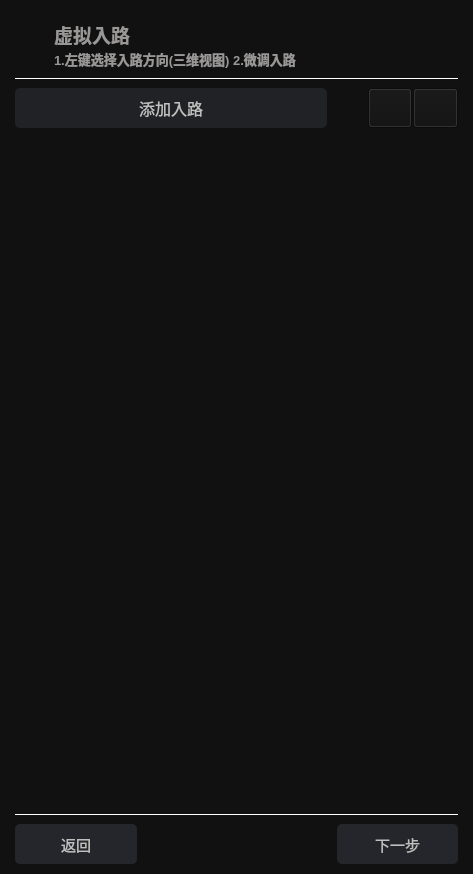
<?xml version="1.0" encoding="UTF-8"?>
<ui version="4.0">
 <class>RoutePlan1Widget</class>
 <widget class="QWidget" name="RoutePlan1Widget">
  <property name="geometry">
   <rect>
    <x>0</x>
    <y>0</y>
    <width>473</width>
    <height>874</height>
   </rect>
  </property>
  <property name="windowTitle">
   <string>Form</string>
  </property>
  <property name="styleSheet">
   <string notr="true">background-color: rgb(17, 17, 18);</string>
  </property>
  <layout class="QVBoxLayout" name="verticalLayout_2" stretch="3,0,2,50,0,2">
   <property name="leftMargin">
    <number>15</number>
   </property>
   <property name="topMargin">
    <number>20</number>
   </property>
   <property name="rightMargin">
    <number>15</number>
   </property>
   <property name="bottomMargin">
    <number>10</number>
   </property>
   <item>
    <widget class="QWidget" name="widget" native="true">
     <layout class="QHBoxLayout" name="horizontalLayout_4" stretch="5,40,12">
      <property name="spacing">
       <number>0</number>
      </property>
      <property name="leftMargin">
       <number>0</number>
      </property>
      <property name="topMargin">
       <number>0</number>
      </property>
      <property name="rightMargin">
       <number>0</number>
      </property>
      <property name="bottomMargin">
       <number>0</number>
      </property>
      <item>
       <widget class="QWidget" name="littleSpineImageWidget" native="true">
        <property name="styleSheet">
         <string notr="true">border-image: url(:/resource/image/littlespine.png);
background-position: center; 
background-repeat: no-repeat;</string>
        </property>
       </widget>
      </item>
      <item>
       <widget class="QWidget" name="QLabelWidget" native="true">
        <layout class="QVBoxLayout" name="verticalLayout">
         <property name="spacing">
          <number>0</number>
         </property>
         <property name="leftMargin">
          <number>0</number>
         </property>
         <property name="topMargin">
          <number>0</number>
         </property>
         <property name="rightMargin">
          <number>0</number>
         </property>
         <property name="bottomMargin">
          <number>0</number>
         </property>
         <item>
          <widget class="QLabel" name="label">
           <property name="font">
            <font>
             <family>Microsoft YaHei UI</family>
             <pointsize>14</pointsize>
             <italic>false</italic>
             <bold>true</bold>
            </font>
           </property>
           <property name="styleSheet">
            <string notr="true">color: rgb(154, 152, 151);
qproperty-alignment: 'AlignLeft | AlignVCenter';</string>
           </property>
           <property name="text">
            <string>虚拟入路</string>
           </property>
          </widget>
         </item>
         <item>
          <widget class="QLabel" name="label_2">
           <property name="font">
            <font>
             <pointsize>10</pointsize>
             <bold>true</bold>
            </font>
           </property>
           <property name="styleSheet">
            <string notr="true">color: rgb(154, 152, 151);
qproperty-alignment: 'AlignLeft | AlignVCenter';</string>
           </property>
           <property name="text">
            <string>1.左键选择入路方向(三维视图) 2.微调入路</string>
           </property>
           <property name="alignment">
            <set>Qt::AlignLeading|Qt::AlignLeft|Qt::AlignVCenter</set>
           </property>
          </widget>
         </item>
        </layout>
       </widget>
      </item>
      <item>
       <widget class="QPushButton" name="switchButton">
        <property name="sizePolicy">
         <sizepolicy hsizetype="Preferred" vsizetype="Preferred">
          <horstretch>0</horstretch>
          <verstretch>0</verstretch>
         </sizepolicy>
        </property>
        <property name="styleSheet">
         <string notr="true">background-position: center;
background-repeat: no-repeat;
border: none;
background-color: transparent;</string>
        </property>
        <property name="text">
         <string/>
        </property>
       </widget>
      </item>
     </layout>
    </widget>
   </item>
   <item>
    <widget class="QFrame" name="frame">
     <property name="sizePolicy">
      <sizepolicy hsizetype="Minimum" vsizetype="Fixed">
       <horstretch>0</horstretch>
       <verstretch>0</verstretch>
      </sizepolicy>
     </property>
     <property name="styleSheet">
      <string notr="true">QFrame{background:23, 23, 26;min-height:5px;color:white}</string>
     </property>
     <property name="frameShape">
      <enum>QFrame::HLine</enum>
     </property>
     <property name="frameShadow">
      <enum>QFrame::Plain</enum>
     </property>
     <property name="lineWidth">
      <number>1</number>
     </property>
    </widget>
   </item>
   <item>
    <widget class="QWidget" name="opWidget" native="true">
     <layout class="QHBoxLayout" name="horizontalLayout_2" stretch="7,0,1,1">
      <property name="spacing">
       <number>1</number>
      </property>
      <property name="leftMargin">
       <number>0</number>
      </property>
      <property name="topMargin">
       <number>0</number>
      </property>
      <property name="rightMargin">
       <number>0</number>
      </property>
      <property name="bottomMargin">
       <number>0</number>
      </property>
      <item>
       <widget class="QPushButton" name="addRouteButton">
        <property name="sizePolicy">
         <sizepolicy hsizetype="Preferred" vsizetype="Preferred">
          <horstretch>0</horstretch>
          <verstretch>0</verstretch>
         </sizepolicy>
        </property>
        <property name="styleSheet">
         <string notr="true">QPushButton {
background-color: rgb(32, 34, 37);
color: rgb(192, 192, 192);
font-size:16px;
border-radius: 5px;
min-width: 100px;
min-height: 40px;
}
QPushButton:hover{
background-color: rgb(70, 72, 81);
}
QPushButton:pressed {
background-color: rgb(245, 245, 245);
}</string>
        </property>
        <property name="text">
         <string>添加入路</string>
        </property>
       </widget>
      </item>
      <item>
       <spacer name="horizontalSpacer">
        <property name="orientation">
         <enum>Qt::Horizontal</enum>
        </property>
        <property name="sizeHint" stdset="0">
         <size>
          <width>40</width>
          <height>20</height>
         </size>
        </property>
       </spacer>
      </item>
      <item>
       <widget class="QPushButton" name="withDrawButton">
        <property name="sizePolicy">
         <sizepolicy hsizetype="Preferred" vsizetype="Preferred">
          <horstretch>0</horstretch>
          <verstretch>0</verstretch>
         </sizepolicy>
        </property>
        <property name="minimumSize">
         <size>
          <width>0</width>
          <height>0</height>
         </size>
        </property>
        <property name="styleSheet">
         <string notr="true">border-image: url(:/resource/image/withdraw.png);
background-position: center; 
background-repeat: no-repeat;</string>
        </property>
        <property name="text">
         <string/>
        </property>
       </widget>
      </item>
      <item>
       <widget class="QPushButton" name="goForwardButton">
        <property name="sizePolicy">
         <sizepolicy hsizetype="Preferred" vsizetype="Preferred">
          <horstretch>0</horstretch>
          <verstretch>0</verstretch>
         </sizepolicy>
        </property>
        <property name="minimumSize">
         <size>
          <width>0</width>
          <height>0</height>
         </size>
        </property>
        <property name="styleSheet">
         <string notr="true">border-image: url(:/resource/image/goforward.png);
background-position: center; 
background-repeat: no-repeat;</string>
        </property>
        <property name="text">
         <string/>
        </property>
       </widget>
      </item>
     </layout>
    </widget>
   </item>
   <item>
    <widget class="QWidget" name="spaceWidget" native="true"/>
   </item>
   <item>
    <widget class="QFrame" name="frame_2">
     <property name="sizePolicy">
      <sizepolicy hsizetype="Minimum" vsizetype="Fixed">
       <horstretch>0</horstretch>
       <verstretch>0</verstretch>
      </sizepolicy>
     </property>
     <property name="styleSheet">
      <string notr="true">QFrame{background:23, 23, 26;min-height:5px;color:white}</string>
     </property>
     <property name="frameShape">
      <enum>QFrame::HLine</enum>
     </property>
     <property name="frameShadow">
      <enum>QFrame::Plain</enum>
     </property>
     <property name="lineWidth">
      <number>1</number>
     </property>
    </widget>
   </item>
   <item>
    <widget class="QWidget" name="buttonWidget" native="true">
     <layout class="QHBoxLayout" name="horizontalLayout">
      <property name="spacing">
       <number>200</number>
      </property>
      <property name="leftMargin">
       <number>0</number>
      </property>
      <property name="topMargin">
       <number>0</number>
      </property>
      <property name="rightMargin">
       <number>0</number>
      </property>
      <property name="bottomMargin">
       <number>0</number>
      </property>
      <item>
       <widget class="QPushButton" name="backButton">
        <property name="sizePolicy">
         <sizepolicy hsizetype="Preferred" vsizetype="Preferred">
          <horstretch>0</horstretch>
          <verstretch>0</verstretch>
         </sizepolicy>
        </property>
        <property name="styleSheet">
         <string notr="true">QPushButton {
background-color: rgb(37, 38, 43);
color: rgb(192, 192, 192);
font-size:15px;
border-radius: 5px;
min-width: 100px;
min-height: 40px;
}
QPushButton:hover{
background-color: rgb(70, 72, 81);
}
QPushButton:pressed {
background-color: rgb(245, 245, 245);
}</string>
        </property>
        <property name="text">
         <string>返回</string>
        </property>
       </widget>
      </item>
      <item>
       <widget class="QPushButton" name="nextButton">
        <property name="sizePolicy">
         <sizepolicy hsizetype="Preferred" vsizetype="Preferred">
          <horstretch>0</horstretch>
          <verstretch>0</verstretch>
         </sizepolicy>
        </property>
        <property name="styleSheet">
         <string notr="true">QPushButton {
background-color: rgb(37, 38, 43);
color: rgb(192, 192, 192);
font-size:15px;
border-radius: 5px;
min-width: 100px;
min-height: 40px;
}
QPushButton:hover{
background-color: rgb(70, 72, 81);
}
QPushButton:pressed {
background-color: rgb(245, 245, 245);
}</string>
        </property>
        <property name="text">
         <string>下一步</string>
        </property>
       </widget>
      </item>
     </layout>
    </widget>
   </item>
  </layout>
 </widget>
 <resources/>
 <connections/>
</ui>
